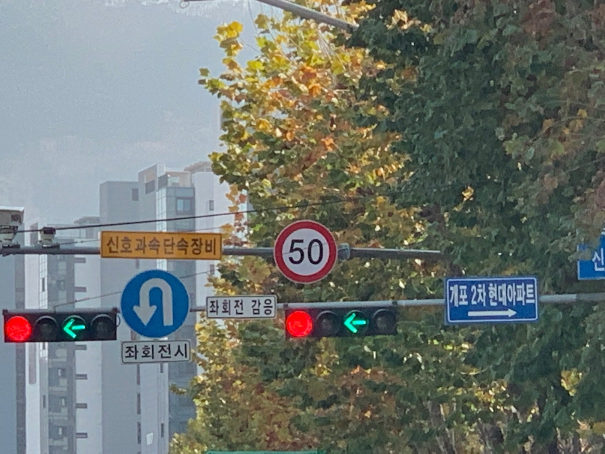
//> input picture homework3_blackbox1.jpg, 1210 x 907 px (shown at 1/2 size); the run also reads 1 picture not shown here
$ ./main   (built with g++ and OpenCV 4)
//> lines starting //> are read from the running program, lines starting //| are printed output that depends on the picture; after the words box and inside, x2 and y2 are one past the last pixel; in counts of white or black regions, pixels touching at a corner belong together
#include "opencv2/opencv.hpp"
#include <iostream>
#include <algorithm>
#include <utility>

using namespace cv;
using namespace std;

typedef pair<Point, double> resPair;

Mat blackBox_src1, blackBox_src2;
Mat roadSign1, roadSign2, mask1, mask2;

Mat blackBox_hsv1, dst;

int lower_hue = 40, upper_hue = 80;

void blackBox1();
void blackBox2();

void on_hue_changed(int, void*);

struct Labeling {
	vector<Rect> vrc;
	vector<resPair> vres;

	void setRect(Mat& img, const vector<Point>& pts) {
		Rect rc = boundingRect(pts);
		rectangle(img, rc, Scalar(0, 0, 255), 1);
		vrc.push_back(rc);
	}

	void setLabel(Mat& img, vector<Mat>& templ) {
		Mat copied;
		img.copyTo(copied);
		int cnt = 0;

		copied = copied + Scalar(50, 50, 50);

		Mat noise(copied.size(), CV_32SC3);
		randn(noise, 0, 10);
		add(copied, noise, copied, Mat(), CV_8UC3);
		cvtColor(copied, copied, COLOR_BGR2GRAY);

		for (Mat& t : templ) {
			//cout << "now" << cnt << endl;
			String name = to_string(cnt);

			for (Rect& r : vrc) {
				// 템플릿 이미지 사이즈를 rect 사이즈로 변경
				Mat m;
				resize(t, m, r.size());

				Mat res;
				matchTemplate(copied, m, res, TM_CCOEFF_NORMED);

				double maxv;
				Point maxloc;
				minMaxLoc(res, 0, &maxv, 0, &maxloc);
				Point _p(maxloc.x + (int)(0.5 * m.cols), maxloc.y + (int)(0.5 * m.rows));

				// [10 lines of commented-out code are left out]

				vres.push_back(make_pair(_p, maxv));
			}

			Point p = vres[max_element(vres.begin(), vres.end(), [](const auto& lhs, const auto& rhs) {return lhs.second < rhs.second;}) - vres.begin()].first;

			//cout << p << endl;

			for (Rect& r : vrc) {
				if (r.contains(p)) {
					if (cnt == 0) {
						putText(img, "Speed Limit", r.tl(), FONT_HERSHEY_PLAIN, 1, Scalar(0, 0, 255));
					}
					else if (cnt == 1) {
						putText(img, "U-turn", r.tl(), FONT_HERSHEY_PLAIN, 1, Scalar(0, 0, 255));
					}
					else {
						putText(img, "Sign", r.tl(), FONT_HERSHEY_PLAIN, 1, Scalar(0, 0, 255));
					}
				}
				else cout << "nope" << endl;
			}

			vres.clear();

			cnt++;
		}
	}
};

int main(void) {
	// 이미지 불러오기
	blackBox_src1 = imread("homework3_blackbox1.jpg", IMREAD_COLOR);
//> blackBox_src1 is the input picture: 907 rows x 1210 cols, CV_8UC3; mean B, G, R 109.6, 116.1, 110.2
	blackBox_src2 = imread("homework3_blackbox2.jpg", IMREAD_COLOR);
	roadSign1 = imread("homework3_50limit.jpg", IMREAD_GRAYSCALE);
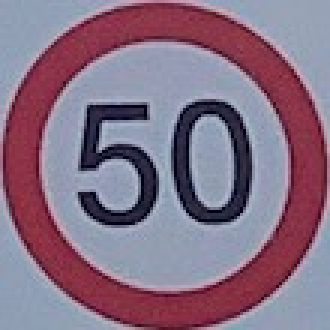
//> input picture homework3_50limit.jpg, 110 x 110 px (shown 3 times larger)
//> roadSign1: 110 rows x 110 cols, CV_8UC1; min 0, max 193, mean 121
	roadSign2 = imread("homework3_uturn_.png", IMREAD_GRAYSCALE);
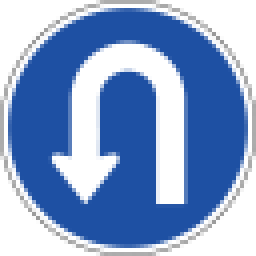
//> input picture homework3_uturn_.png, 64 x 64 px (shown 4 times larger)
//> roadSign2: 64 rows x 64 cols, CV_8UC1; min 85, max 255, mean 160.9
	mask1 = imread("homework3_mask1.bmp", IMREAD_GRAYSCALE);
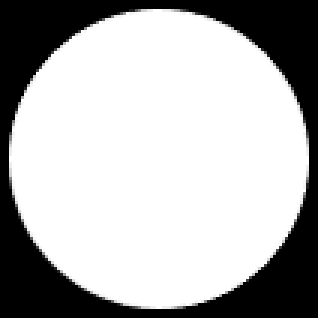
//> input picture homework3_mask1.bmp, 106 x 106 px (shown 3 times larger)
//> mask1 is the input picture: 106 rows x 106 cols, CV_8UC1; min 0, max 255, mean 178
	mask2 = imread("homework3_mask2.jpg", IMREAD_GRAYSCALE);
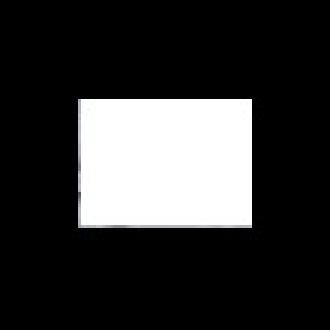
//> input picture homework3_mask2.jpg, 110 x 110 px (shown 3 times larger)
//> mask2: 110 rows x 110 cols, CV_8UC1; min 0, max 255, mean 51.9
	// 불러온 이미지 검사
	vector<Mat> vec;
	vec.push_back(blackBox_src1);
	vec.push_back(blackBox_src2);
	vec.push_back(roadSign1);
	vec.push_back(roadSign2);
	vec.push_back(mask1);
	vec.push_back(mask2);

	for (Mat& i : vec) {
		if (i.empty()) {
			cerr << "Image load failed" << endl;
			return -1;
		}
	}
//> this loop made 6 passes
	vec.clear();
	vector<Mat>().swap(vec);

	blackBox1();
	blackBox2();

	//cvtColor(blackBox_src1, blackBox_hsv1, COLOR_BGR2HSV);
	//namedWindow("dst");
	//createTrackbar("Lower Hue", "dst", &lower_hue, 179, on_hue_changed);
	//createTrackbar("Upper Hue", "dst", &upper_hue, 179, on_hue_changed);
	//on_hue_changed(0, 0);

	//1.Red range 168-179
	//1.Blue range 101-114
	//1.Yellow range 8-18

	//2.Red range 164-177
	//2.Blue range 105-116

	waitKey();
	return 0;
}

void blackBox1() {
	Mat blackBox_hsv1, blackBox_RBY, blackBox_R, blackBox_B, blackBox_Y;
	// 색 검출 특성을 증가시키기 위해, 히스토그램 평활화로 명암비 증가
	Mat src_ycrcb;
	cvtColor(blackBox_src1, src_ycrcb, COLOR_BGR2YCrCb);
//> src_ycrcb: 907 rows x 1210 cols, CV_8UC3; mean of channels 0, 1, 2 113.6, 125.6, 125.7
	vector<Mat> ycrcb_planes;
	split(src_ycrcb, ycrcb_planes);
	equalizeHist(ycrcb_planes[0], ycrcb_planes[0]);

	Mat dst_ycrcb;
	merge(ycrcb_planes, dst_ycrcb);
//> dst_ycrcb: 907 rows x 1210 cols, CV_8UC3; mean of channels 0, 1, 2 128.5, 125.6, 125.7
	// 색 검출을 위해 HSV 공간 사용
	Mat _blackBox_src1;
	cvtColor(dst_ycrcb, _blackBox_src1, COLOR_YCrCb2BGR);
	cvtColor(_blackBox_src1, blackBox_hsv1, COLOR_BGR2HSV);
//> blackBox_hsv1: 907 rows x 1210 cols, CV_8UC3; mean H, S, V 69.1, 70.3, 140.6
	// 미리 구해둔 hue range를 이용하여 색깔 별로 이미지 검출, 이후 합쳐줌
	Scalar lowerb_R(168, 100, 0), lowerb_B(101, 100, 0), lowerb_Y(8, 100, 0);
	Scalar upperb_R(179, 255, 255), upperb_B(114, 255, 255), upperb_Y(18, 255, 255);
	inRange(blackBox_hsv1, lowerb_R, upperb_R, blackBox_R);
//> blackBox_R: 907 rows x 1210 cols, CV_8UC1; 0.79% white; 27 white regions (24 under 20 px), largest, box (x1, y1, x2, y2) and area: (550, 443, 672, 565) 4019, (570, 617, 635, 676) 2308, (7, 627, 70, 686) 2286
	inRange(blackBox_hsv1, lowerb_B, upperb_B, blackBox_B);
//> blackBox_B: 907 rows x 1210 cols, CV_8UC1; 3.1% white; 287 white regions (252 under 20 px), largest, box (x1, y1, x2, y2) and area: (241, 539, 378, 675) 10797, (897, 558, 1072, 641) 7813, (1130, 469, 1210, 566) 2814
	inRange(blackBox_hsv1, lowerb_Y, upperb_Y, blackBox_Y);
//> blackBox_Y: 907 rows x 1210 cols, CV_8UC1; 2.6% white; 648 white regions (510 under 20 px), largest, box (x1, y1, x2, y2) and area: (202, 463, 455, 520) 11840, (581, 132, 657, 176) 1808, (557, 235, 604, 290) 1086
	blackBox_RBY = blackBox_R | blackBox_B | blackBox_Y;
//> blackBox_RBY: 907 rows x 1210 cols, CV_8UC1; 6.5% white; 950 white regions (772 under 20 px), largest, box (x1, y1, x2, y2) and area: (202, 463, 455, 520) 11840, (241, 539, 378, 675) 10797, (897, 558, 1072, 641) 7813
	// 모폴로지 열기(opening)연산으로 노이즈 제거
	Mat blackBox_morph;
	morphologyEx(blackBox_RBY, blackBox_morph, MORPH_OPEN, Mat());
//> blackBox_morph: 907 rows x 1210 cols, CV_8UC1; 5.6% white; 264 white regions (121 under 20 px)

	vector<vector<Point>> contours;
	vector<double> contours_area;
	// 외곽선 검출
	findContours(blackBox_morph, contours, RETR_EXTERNAL, CHAIN_APPROX_NONE);
//> contours = 263 contours, 158 with area under 20; largest, box (x1, y1, x2, y2) and area: (241, 540, 378, 675) 14445, (202, 463, 454, 520) 12238, (550, 443, 672, 564) 10927, (897, 561, 1072, 641) 4618, (708, 613, 795, 671) 2836

	Mat blackBox_contours;
	cvtColor(blackBox_morph, blackBox_contours, COLOR_GRAY2BGR);
//> blackBox_contours: 907 rows x 1210 cols, CV_8UC3; 5.6% white; 264 white regions (121 under 20 px), largest, box (x1, y1, x2, y2) and area: (202, 463, 454, 520) 11681, (241, 540, 378, 675) 10785, (897, 561, 1072, 641) 5141
	// 외곽선 그리기
	for (int i = 0; i < contours.size(); i++) {
		Scalar c(rand() & 255, rand() & 255, rand() & 255);
		drawContours(blackBox_contours, contours, i, c, -1);
		//contours_area.push_back(contourArea(contours[i]));
	}
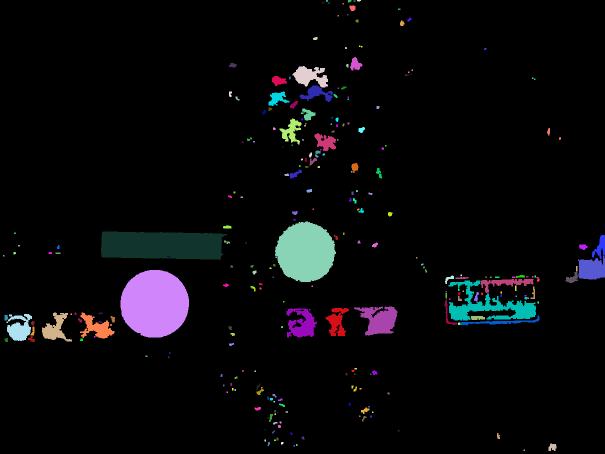
//> blackBox_contours: 907 rows x 1210 cols, CV_8UC3 (shown at 1/2 size); mean B, G, R 10.8, 8.6, 8.7

	// [6 lines of commented-out code are left out]

	Labeling lb;

	for (vector<Point>& pts : contours) {
		if (contourArea(pts) < 4000) {
			continue;
		}
		lb.setRect(blackBox_src1, pts);
	}
//> this loop made 263 passes
//> rc in setRect on passes 116, 133, 159: Rect(897, 561, 175, 80), Rect(241, 540, 137, 135), Rect(202, 463, 252, 57)

	vector<Mat> templ = { roadSign1, roadSign2 };

	lb.setLabel(blackBox_src1, templ);
//> the loop in setLabel, `for (Mat& t : templ)` made 2 passes
//> after the loop in setLabel, `for (Mat& t : templ)`: img: 907 rows x 1210 cols, CV_8UC3; mean B, G, R 109.3, 115.8, 110.5
//> after the loop in setLabel, `for (Mat& t : templ)`: cnt = 2

	imshow("dst1", blackBox_src1);
}

void blackBox2() {
	Mat blackBox_hsv2, blackBox_RB, blackBox_R, blackBox_B;

	cvtColor(blackBox_src2, blackBox_hsv2, COLOR_BGR2HSV);
//> blackBox_hsv2: 1210 rows x 907 cols, CV_8UC3; mean H, S, V 99.9, 50, 146.3

	Scalar lowerb_R(164, 100, 0), lowerb_B(105, 100, 0);
	Scalar upperb_R(177, 255, 255), upperb_B(116, 255, 255);
	inRange(blackBox_hsv2, lowerb_R, upperb_R, blackBox_R);
//> blackBox_R: 1210 rows x 907 cols, CV_8UC1; 0.47% white; 98 white regions (80 under 20 px), largest, box (x1, y1, x2, y2) and area: (326, 577, 434, 686) 3764, (701, 655, 722, 696) 253, (598, 1137, 624, 1160) 191
	inRange(blackBox_hsv2, lowerb_B, upperb_B, blackBox_B);
//> blackBox_B: 1210 rows x 907 cols, CV_8UC1; 3.5% white; 1124 white regions (1062 under 20 px), largest, box (x1, y1, x2, y2) and area: (468, 540, 649, 793) 26316, (799, 896, 876, 981) 3259, (185, 1097, 216, 1129) 753
	blackBox_RB = blackBox_R | blackBox_B;
//> blackBox_RB: 1210 rows x 907 cols, CV_8UC1; 4% white; 1222 white regions (1142 under 20 px), largest, box (x1, y1, x2, y2) and area: (468, 540, 649, 793) 26316, (326, 577, 434, 686) 3764, (799, 896, 876, 981) 3259

	Mat blackBox_morph;
	morphologyEx(blackBox_RB, blackBox_morph, MORPH_OPEN, Mat());
//> blackBox_morph: 1210 rows x 907 cols, CV_8UC1; 3.4% white; 90 white regions (38 under 20 px)

	vector<vector<Point>> contours;
	vector<double> contours_area;
	findContours(blackBox_morph, contours, RETR_EXTERNAL, CHAIN_APPROX_NONE);
//> contours = 89 contours, 50 with area under 20; largest, box (x1, y1, x2, y2) and area: (468, 542, 649, 786) 25191, (326, 577, 434, 686) 9133, (800, 896, 875, 981) 4041, (185, 1097, 216, 1129) 748, (54, 1055, 102, 1073) 572

	Mat blackBox_contours;
	cvtColor(blackBox_morph, blackBox_contours, COLOR_GRAY2BGR);
//> blackBox_contours: 1210 rows x 907 cols, CV_8UC3; 3.4% white; 90 white regions (38 under 20 px), largest, box (x1, y1, x2, y2) and area: (468, 542, 649, 786) 24574, (326, 577, 434, 686) 3764, (800, 896, 875, 981) 3174

	for (int i = 0; i < contours.size(); i++) {
		Scalar c(rand() & 255, rand() & 255, rand() & 255);
		drawContours(blackBox_contours, contours, i, c, -1);
		contours_area.push_back(contourArea(contours[i]));
	}
//> this loop made 89 passes
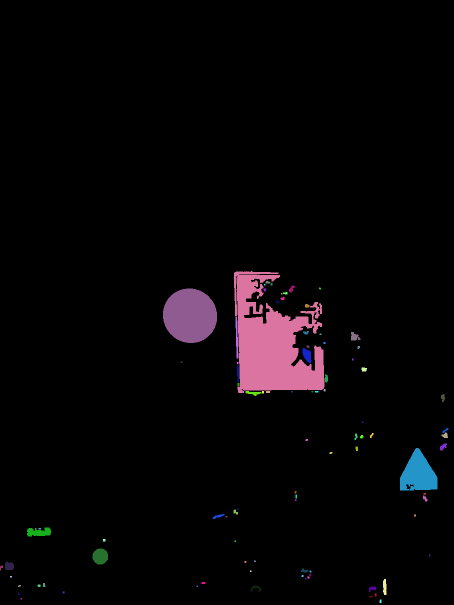
//> blackBox_contours: 1210 rows x 907 cols, CV_8UC3 (shown at 1/2 size); mean B, G, R 6.4, 4.7, 7
//> after the loop, contours_area = 89 values, max 25191 at index 88, min 4 at index 1, mean 480

	sort(contours_area.begin(), contours_area.end(), greater<double>());
//> contours_area = 89 values, max 25191 at index 0, min 4 at index 79, mean 480

	for (int i = 0; i < contours_area.size(); i++) {
		cout << contours_area[i] << ' ';
	}
	cout << endl;
	//upto 5, larger than 300 are needed
	//above condition is arbitrarly given

	Labeling lb;

	for (vector<Point>& pts : contours) {
		if (contourArea(pts) < 500) {
			continue;
		}
		lb.setRect(blackBox_src2, pts);
	}
//> this loop made 89 passes
//> rc in setRect on passes 28, 32, 44, 83, 89: Rect(185, 1097, 31, 32), Rect(54, 1055, 48, 18), Rect(800, 896, 75, 85), Rect(326, 577, 108, 109), Rect(468, 542, 181, 244)

	vector<Mat> templ = {roadSign1};

	lb.setLabel(blackBox_src2, templ);
//> the loop in setLabel (call 2), `for (Mat& t : templ)` made 1 pass
//> after the loop in setLabel (call 2), `for (Mat& t : templ)`:
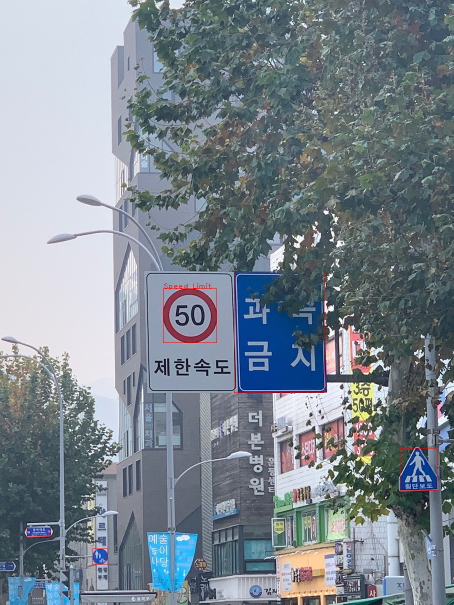
//> img: 1210 rows x 907 cols, CV_8UC3 (shown at 1/2 size); mean B, G, R 143.2, 134.1, 123.4
//> after the loop in setLabel (call 2), `for (Mat& t : templ)`: cnt = 1

	imshow("dst2", blackBox_src2);
}

void on_hue_changed(int, void*) {
	Scalar lowerb(lower_hue, 100, 0);
	Scalar upperb(upper_hue, 255, 255);
	inRange(blackBox_hsv1, lowerb, upperb, dst);

	imshow("dst", dst);
}
